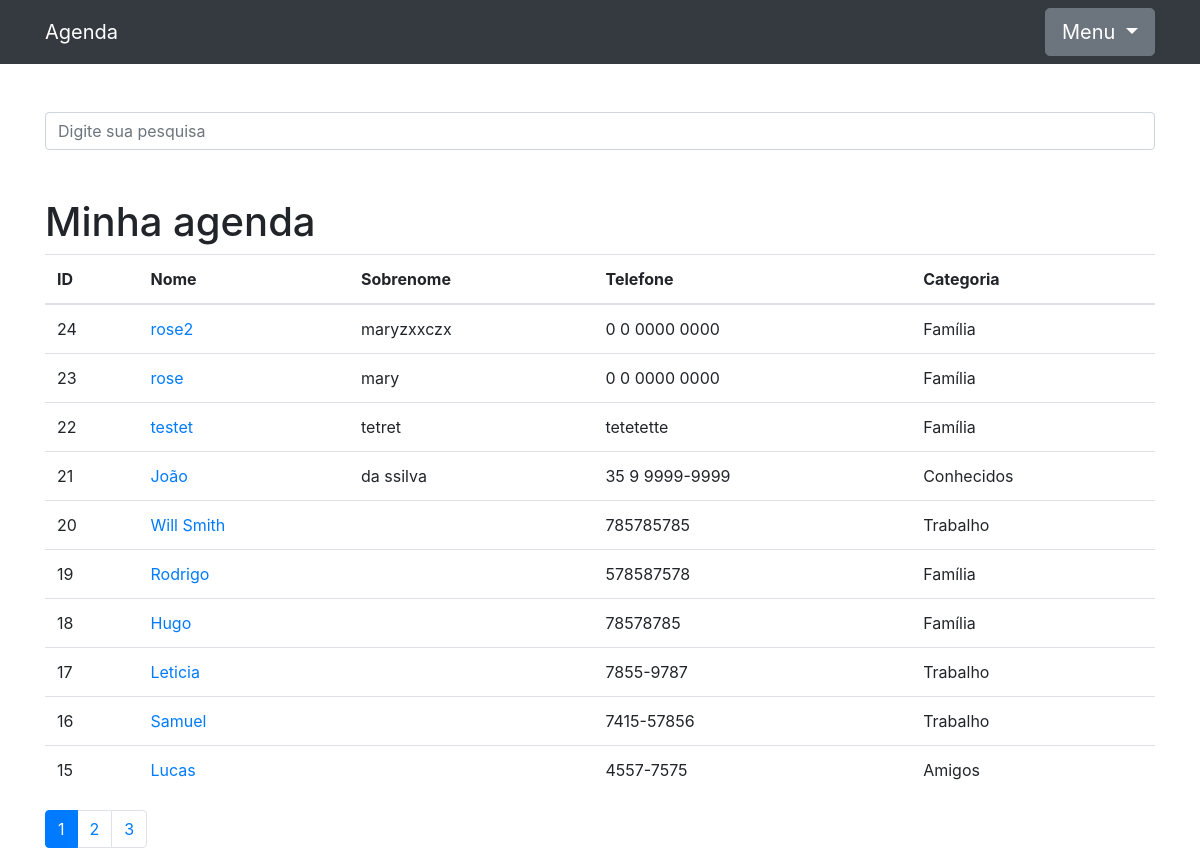
The page / on the database its author committed.
### contatos/models.py (models this page shows, shortened)
class Contato(models.Model):
    nome = models.CharField(max_length=60)
    sobrenome = models.CharField(max_length=60, blank=True)
    telefone = models.CharField(max_length=60)
    email = models.CharField(max_length=60, blank=True)
    data_criacao = models.DateTimeField(default=timezone.now)
    descricao = models.TextField(blank=True)
    categoria = models.ForeignKey(Categoria, on_delete=models.DO_NOTHING)
    mostrar = models.BooleanField(default=True)
    foto = models.ImageField(blank=True, upload_to='foto/%Y/%m')

class Categoria(models.Model):
    nome = models.CharField(max_length=255)
    def __str__(self):
        return self.nome

### contatos/views.py (the view)
# urls.py: path('', views.index, name='index'),
def index(request):   ## Aq coloca o filtro do id aula 172
    contatos = Contato.objects.order_by('-id').filter(
        mostrar=True
    )
    paginator = Paginator(contatos, 10)  ## Coloca o tanto de item vai aparecer por pagina
    page = request.GET.get('p')         ## Coloca no html aq ficou no indexxxx
    contatos = paginator.get_page(page)
    return render(request, 'contatos/index.html', {
        'contatos': contatos
    }) ###  Vai adicionar a classe contatos

### contatos/templates/contatos/index.html (shortened to what this page needs)
{% extends 'base.html' %}
{%block conteudo%}
<h1 class="mt-5">Minha agenda</h1>
<table class="table">
  <thead>
    <tr>
      <th>ID</th>
      <th>Nome</th>
      <th>Sobrenome</th>
      <th>Telefone</th>
      <th>Categoria</th>
    </tr>
  </thead>
  <tbody>
    {% for contato in contatos %}
      <tr>
        <td>{{ contato.id }}</td>
        <td>
          <a href="{% url 'ver_contato' contato.id %} "> {{ contato.nome }} </a>
        </td>
        <td> {{ contato.sobrenome }} </td>
        <td> {{ contato.telefone }} </td>
        <td> {{ contato.categoria }} </td>
      </tr>
    {% endfor %}
  </tbody>
</table>
<nav aria-label="Page navigation example">
  <ul class="pagination">
    {% for pagina in contatos.paginator.page_range %}
      {% if contatos.number == pagina %}
        <li class="page-item active"><a class="page-link" href="?p={{ pagina }}&termo={{ request.GET.termo }}">{{ pagina }}</a></li>
      {% else %}
        <li class="page-item"><a class="page-link" href="?p={{ pagina }}&termo={{ request.GET.termo }}">{{ pagina }}</a></li>
      {%endif%}
    {% endfor %}
  </ul>
</nav>
{%endblock%}

### rows shown on the page
Contato: id "24", nome "rose2", sobrenome "maryzxxczx", telefone "0 0 0000 0000", categoria "Família"
Contato: id "23", nome "rose", sobrenome "mary", telefone "0 0 0000 0000", categoria "Família"
Contato: id "22", nome "testet", sobrenome "tetret", telefone "tetetette", categoria "Família"
Contato: id "21", nome "João", sobrenome "da ssilva", telefone "35 9 9999-9999", categoria "Conhecidos"
Contato: id "20", nome "Will Smith", telefone "785785785", categoria "Trabalho"
Contato: id "19", nome "Rodrigo", telefone "578587578", categoria "Família"
Contato: id "18", nome "Hugo", telefone "78578785", categoria "Família"
Contato: id "17", nome "Leticia", telefone "7855-9787", categoria "Trabalho"
Contato: id "16", nome "Samuel", telefone "7415-57856", categoria "Trabalho"
Contato: id "15", nome "Lucas", telefone "4557-7575", categoria "Amigos"

### other values the page prints
{{ pagina }} "1"
{{ pagina }} "2" "3"
